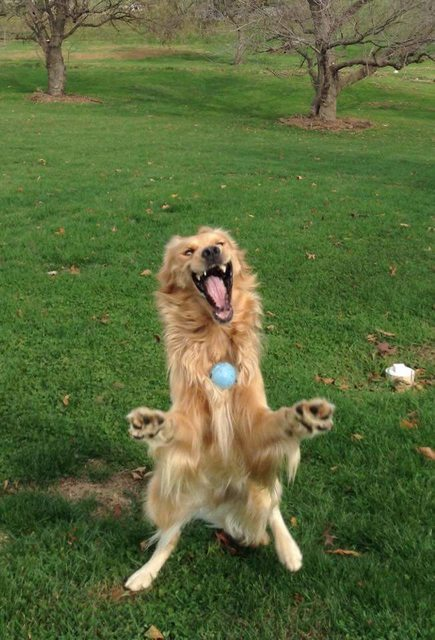
#> input picture Lesson 1/dog.jpg, 435 x 640 px
$ python noisy_inverted_dog.py
#> lines starting #> are read from the running program, lines starting #| are printed output that depends on the picture
from PIL import Image
from random import randint

im = Image.open("dog.jpg")
#> im is the input picture: PIL image 435x640 RGB; mean R, G, B 90, 105.5, 58.5
pixels = im.load()

for i in range(im.width):
    for j in range(im.height):
        r, g, b = pixels[i, j]
        k = randint(0,100);
        r = (r - k) % 256
        g = (g - k) % 256
        b = (b - k) % 256
        pixels[i, j] = (r, g, b)

im.show()
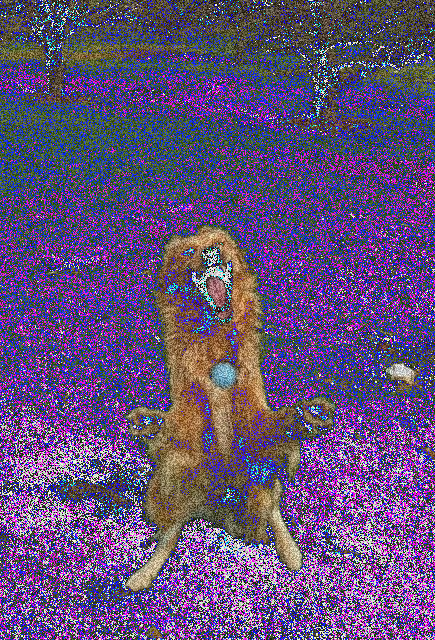
#> shown: PIL image 435x640 RGB; mean R, G, B 98.2, 79.2, 120.6
